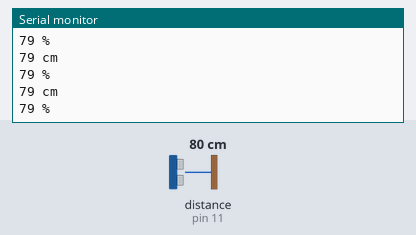
Recording of a sketch running on a simulated Arduino Uno, built with avr-gcc and run on an emulated ATmega328P. On the bench: the last lines printed to the serial monitor. Wiring (inferred from the names in the program): ultrasonic range finder: trigger pin 12; echo pin 11. The inputs (shaded band) are chosen by the test bench; at power-on: distance to the obstacle (sensor on pin 11) 80 cm. The echo pulse lasts 58.3 µs per cm.

Above: at 1.3 s.
1.4 s: distance to the obstacle (sensor on pin 11) set to 2 cm
At 1.83 s:
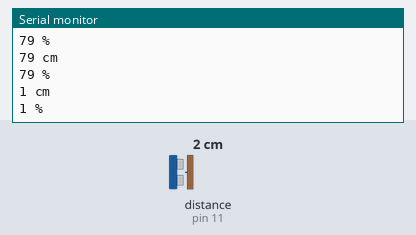
2.9 s: distance to the obstacle (sensor on pin 11) set to 4 cm
At 3.33 s:
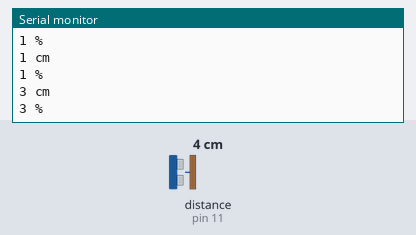
Timing chart, 0 to 5.9 s (numbered marks = the images above; inputs shaded):
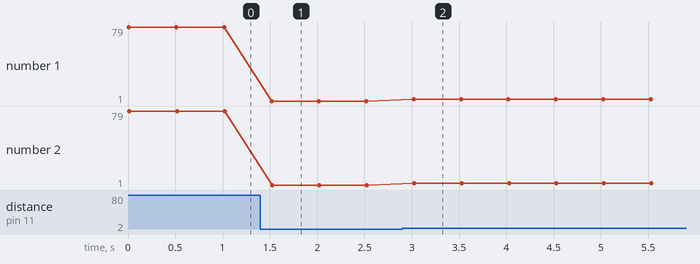

Measured:
- after the input at 1.4 s, the serial monitor: prints a new line after 0.12 s (image 1)
- after the input at 2.9 s, the serial monitor: prints a new line after 0.12 s (image 2)
- plotted number 1: 79 → 1 after the input at 1.4 s, 1 → 3 after the input at 2.9 s
- plotted number 2: 79 → 1 after the input at 1.4 s, 1 → 3 after the input at 2.9 s

The sketch:

Ultrasonik_arduino.ino
```cpp
//IO sensor 1
#define echoPin 11 //Echo Pin
#define trigPin 12 //Trigger Pin

int maximumRange = 100; //kebutuhan akan maksimal range
int minimumRange = 00; //kebutuhan akan minimal range
long duration, distance; //waktu untuk kalkulasi jarak
int capacity;

void setup() {
Serial.begin (9600); //inisialiasasi komunikasi serial
//deklarasi pin
pinMode(trigPin, OUTPUT);
pinMode(echoPin, INPUT);
}

void loop() {
digitalWrite(trigPin, LOW);delayMicroseconds(2);
digitalWrite(trigPin, HIGH);delayMicroseconds(10);
digitalWrite(trigPin, LOW);
duration = pulseIn(echoPin, HIGH);

//perhitungan untuk dijadikan jarak
distance = duration/58.2;
capacity = (distance * 100) / maximumRange;
Serial.print(distance);Serial.println(" cm");
Serial.print(capacity);Serial.println(" %");
delay(500);
}
```
